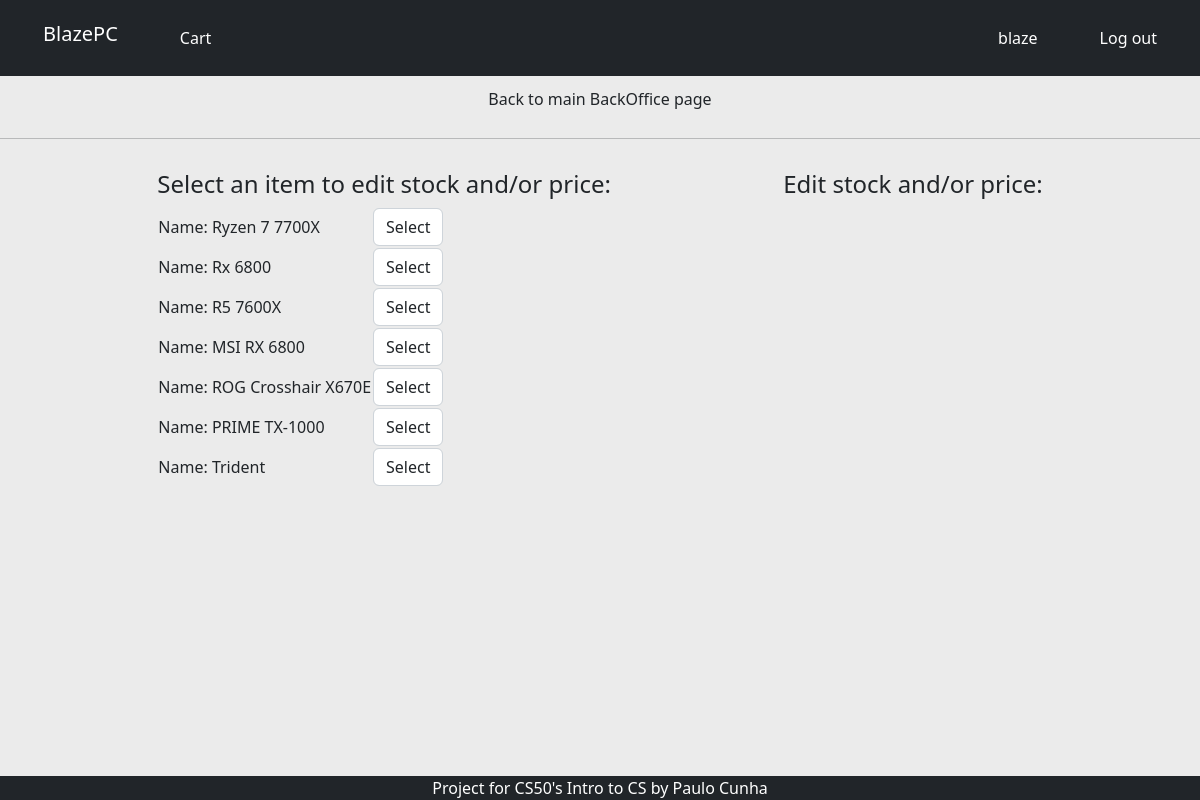
The page /backoffice/pricestock (signed in) on the database its author committed.
### tables this page shows
CREATE TABLE items
(
    id INTEGER PRIMARY KEY AUTOINCREMENT NOT NULL,
    name TEXT NOT NULL,
    price NUMERIC NOT NULL,
    stock INTEGER NOT NULL,
    description TEXT NOT NULL,
    specs text NOT NULL,
    category_id INTEGER NOT NULL,
    brands_id INTEGER NOT NULL,
    FOREIGN KEY (category_id) REFERENCES categories(id)
    FOREIGN KEY (brands_id) REFERENCES brands(id)
);

### app.py (the view)
@app.route("/backoffice/pricestock", methods=["GET","POST"])
@officeronly
def officepricestock():
    if request.method == "POST":
        if not request.form.get("itemid") or not request.form.get("itemid").isdigit():
            return redirect("/backoffice/pricestock?error=wrong itemid")
        elif not request.form.get("stock") or not request.form.get("stock").isdigit():
            return redirect("/backoffice/pricestock?error=invalid stock number")
        elif not request.form.get("price") or not request.form.get("price").isdigit():
            return redirect("/backoffice/pricestock?error=invalid price number")
        elif int(request.form.get("price")) < 0 or int(request.form.get("stock")) < 0:
            return redirect("/backoffice/pricestock?error=invalid numbers")
        id = request.form.get("itemid")
        price = request.form.get("price")
        stock = request.form.get("stock")
        db.execute("""
        UPDATE items
        SET price = ?, stock = ?
        WHERE id = ?""",
        price,
        stock,
        id)
        return redirect(url_for("officepricestock",itemid=id))
    else:
        current = None
        if request.args.get("itemid") and request.args.get("itemid").isdigit():
            current = db.execute("SELECT * FROM items WHERE id = ?", request.args.get("itemid"))
            if not current:
                return redirect("/backoffice/pricestock")
            current = current[0]
        items = db.execute("SELECT * FROM items")
        return render_template("officepricestock.html", items=items, current=current)

### helpers.py (called while the page is built)
def officeronly(f):
    @wraps(f)
    def decorated_function(*args, **kwargs):
        if session.get("user_id"):
            officers = db.execute("SELECT * FROM officers WHERE user_id = ?", session.get("user_id"))
            if len(officers) != 1:
                return redirect("/")
        else:
            return redirect("/")
        return f(*args, **kwargs)
    return decorated_function

### Templates/officepricestock.html (shortened to what this page needs)
{% extends "layout.html" %}
{% block body %}
    <div class="bline"><a href="/backoffice" class="link btn" style="padding:10px;">Back to main BackOffice page</a></div>
    <hr>
    <div class="bline">
        <div>
            <h4>Select an item to edit stock and/or price:</h4>
            <table class="table-responsive">
            {% for item in items %}
                <form action="/backoffice/pricestock" method="get">
                    <tr>
                        <td>Name: {{ item["name"] }}</td>
                        <td><input class="form-control" type=submit value=Select></td>
                    </tr>
                </form>
            {% endfor %}
            </table>
        </div>
        <div>
            <h4>Edit stock and/or price:</h4>
        </div>
    </div>
{% endblock %}

### Static/styles.css (style rules this page uses)
body { background-color:#ebebeb; margin-bottom:1.5rem; }
div.bline { display:flex; justify-content:space-evenly; flex-wrap: wrap; }
.bline > * { padding:15px; }

### rows shown on the page
items: name "Ryzen 7 7700X"
items: name "Rx 6800"
items: name "R5 7600X"
items: name "MSI RX 6800"
items: name "ROG Crosshair X670E"
items: name "PRIME TX-1000"
items: name "Trident"

### other values the page prints
{{ session["username"] }} "blaze"
